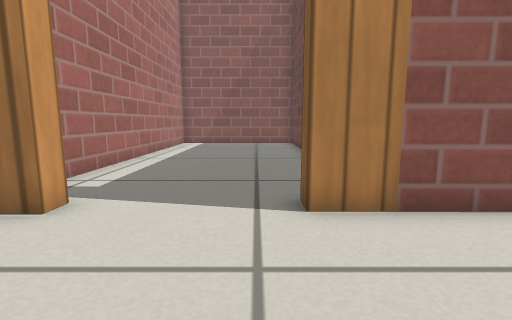
[1] (above)

12 first-person views from a walk through a Gazebo world. The camera is 0.35 m above the floor, tilts 8° down and sees 85° across. The floor is counted in squares, 0.25 m on a side. Each view is taken from the middle of a square. On the plan, view 1 faces up. The plan holds only what a view shows up to about 14 squares ahead; the rest is blank. Simple patterns stand in for the simulator's built-in surfaces.

[2]
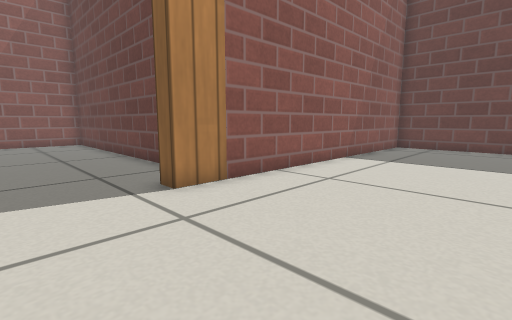

[3]
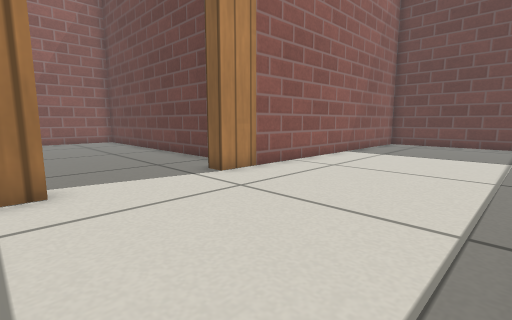

[4]
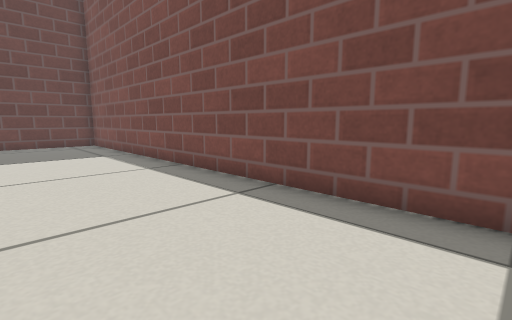

[5]
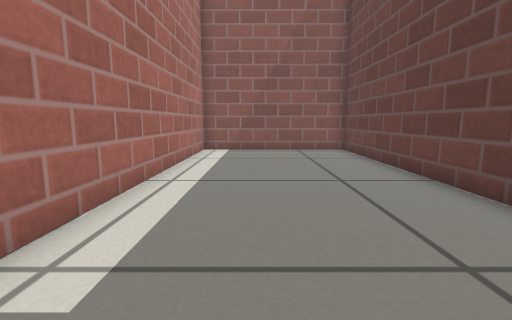

[6]
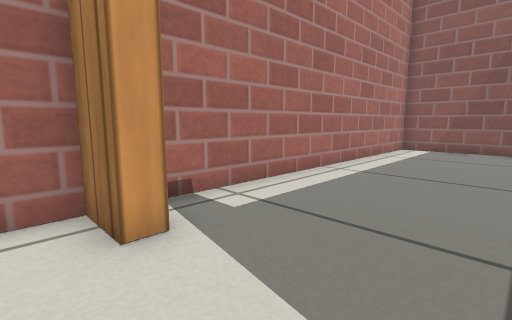

[7]
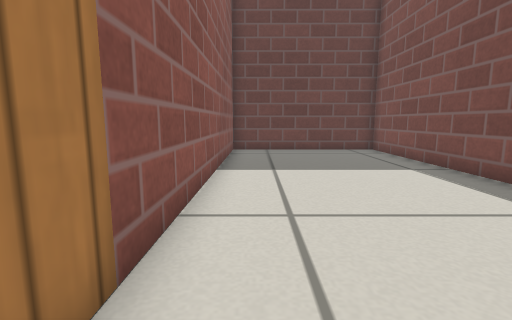

[8]
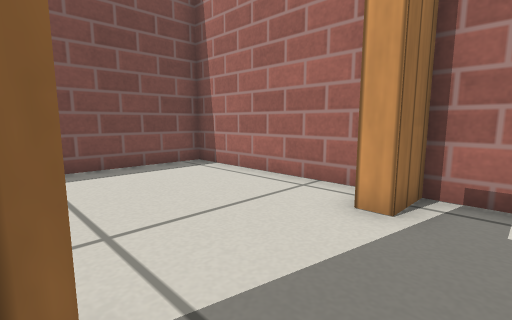

[9]
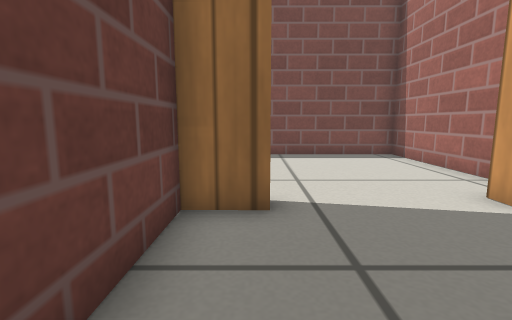

[10]
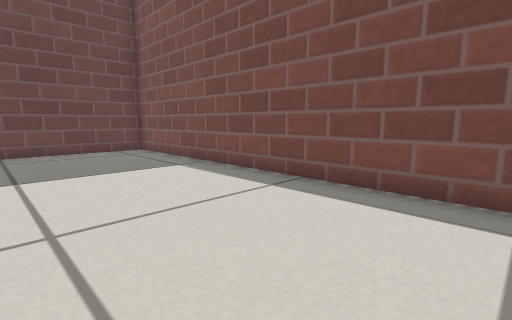

[11]
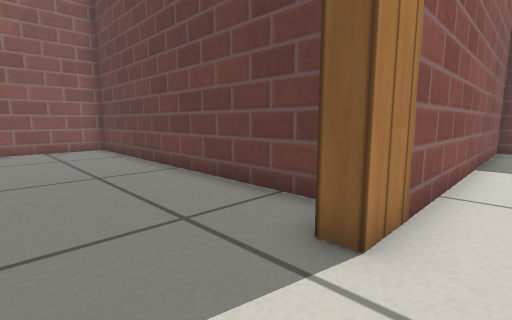

[12]
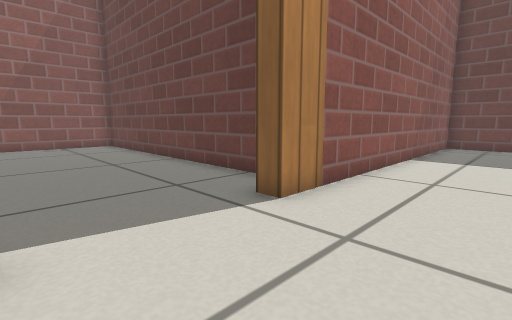

### Floor plan
Ten units are one square. View 1 is at (0, 0); x grows to the right and y downward. Boxes are objects, and circles mark ways between rooms. Rooms are numbered by the first view taken in them; rooms with no view inside come last. Other rooms are left out.
<svg viewBox="-52 -181 193 213">
<path fill="none" stroke="#000" d="M-32 -42 -46 -42 -47 26 135 27 136 -41 8 -42M8 -42 8 -48 22 -48 22 -176 -46 -176 -46 -48 -32 -48 -32 -42"/>
<circle cx="-15" cy="-45" r="3" fill="#2a7"/>
<text x="40" y="-10">1</text>
<text x="-20" y="-110">2</text>
</svg>
Room 1 opens to room 2.

Where each view was taken, in squares from view 1:
view 1: 0 up, 0 right, facing up
view 2: 1 down, 2 left, facing up-right
view 3: 2 down, 4 left, facing up-right
view 4: 2 up, 4 left, facing down-right
view 5: 4 up, 2 left, facing up
view 6: 3 up, 0 right, facing up-left
view 7: 3 up, 0 right, facing right
view 8: 6 up, 1 right, facing down-left
view 9: 9 up, 1 right, facing down
view 10: 3 up, 0 right, facing down-right
view 11: 3 up, 2 left, facing up-right
view 12: 1 up, 3 left, facing up-right
